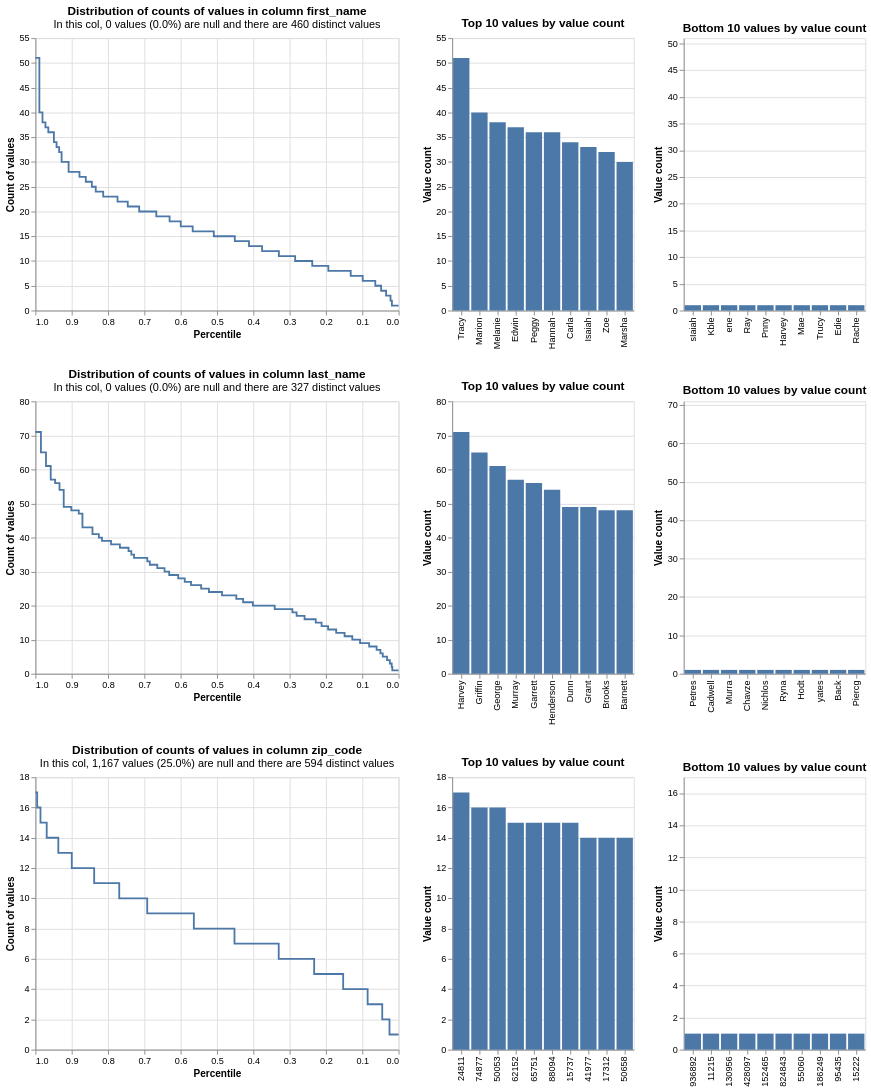

Notebook source saved alongside this figure:
### Code cell
profile_columns(identities_df, db_api, column_expressions=["first_name", "last_name", "zip_code"])
